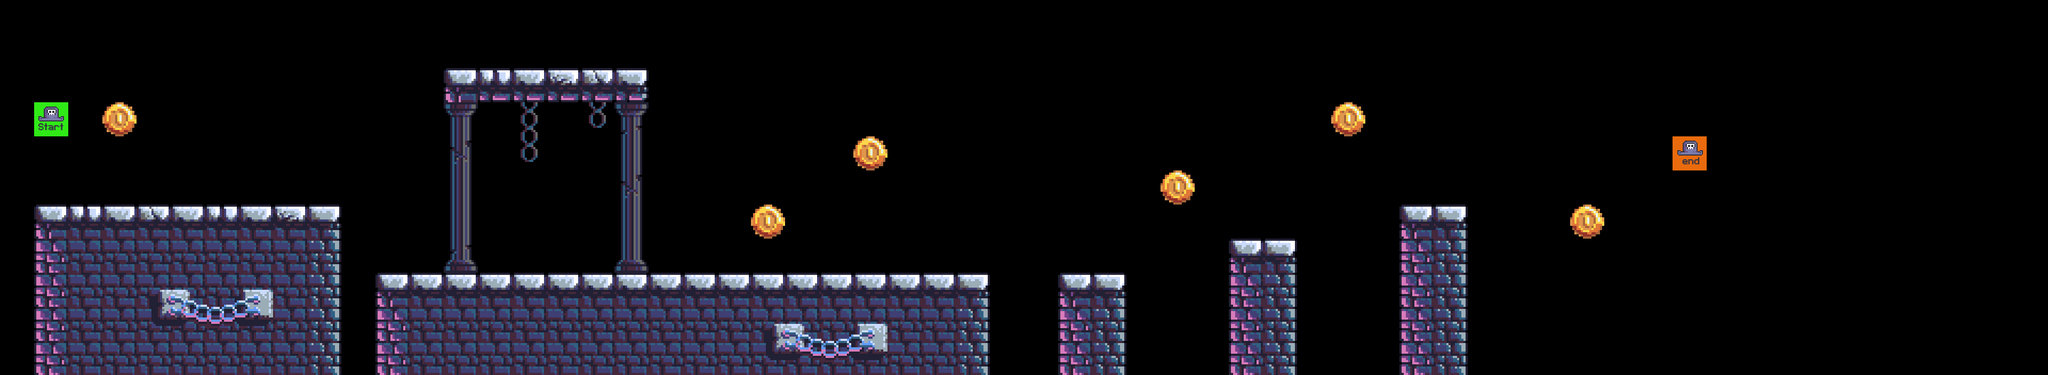

Rendered tile map (Tiled .tmx) drawn with the repository's tilesets; below, a short description and the map source with its tile grids summarised:
An orthogonal 60x11 tile map with 64x64 px tiles, 6 tile layers (terrain, coins, chains, goal, ...), 3 tilesets.

<map version="1.9" tiledversion="1.9.1" orientation="orthogonal" renderorder="right-down" width="60" height="11" tilewidth="64" tileheight="64" infinite="0" nextlayerid="8" nextobjectid="1">
 <editorsettings>
  <export target="level_0.csv" format="csv" />
 </editorsettings>
 <tileset firstgid="1" source="tilesheet-enlarged.tsx" />
 <tileset firstgid="145" source="00.tsx" />
 <tileset firstgid="146" source="setup_tiles.tsx" />
 <layer id="1" name="terrain" width="60" height="11">
  <data>[660 cells, 129 non-empty, 14 distinct tile ids]</data>
 </layer>
 <layer id="4" name="coins" width="60" height="11">
  <data>[660 cells, 6 non-empty, 1 distinct tile ids]</data>
 </layer>
 <layer id="2" name="chains" width="60" height="11">
  <data>[660 cells, 19 non-empty, 10 distinct tile ids]</data>
 </layer>
 <layer id="5" name="goal" width="60" height="11">
  <data>[660 cells, 1 non-empty, 1 distinct tile ids]</data>
 </layer>
 <layer id="3" name="pillars" width="60" height="11">
  <data>[660 cells, 10 non-empty, 6 distinct tile ids]</data>
 </layer>
 <layer id="7" name="player" width="60" height="11">
  <data>[660 cells, 1 non-empty, 1 distinct tile ids]</data>
 </layer>
</map>
